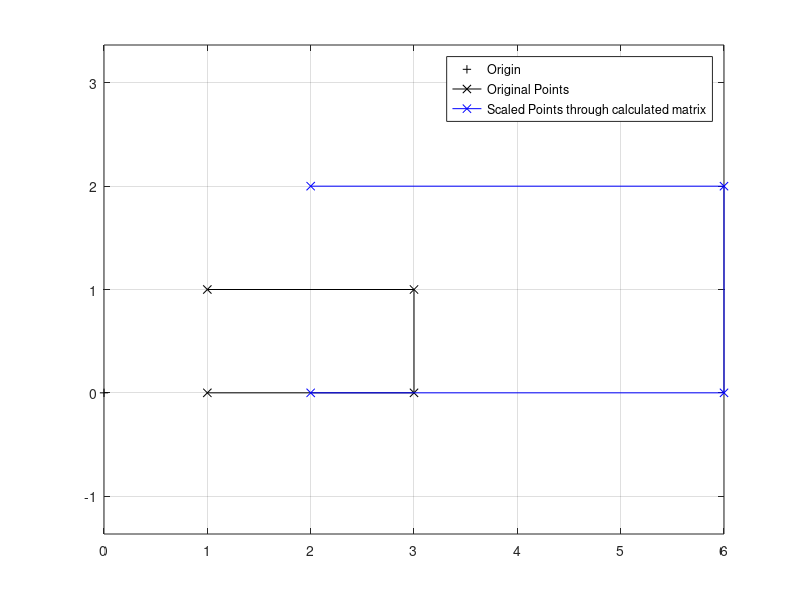

Here is the MATLAB script that generated this plot:
% Set up an array of points
x_points = [1,3,3,1];
y_points = [1,1,0,0];
points = [x_points; y_points];

coord_mat=[2,0;0,2]

for p = 1:size(points,2)
  coord_pts(:,p) = coord_mat * points(:,p);
end

% Plots
clf;
plot(0,0,'+k', 'DisplayName', 'Origin');
hold on; grid on;
plot(points(1,:), points(2,:), 'x-k', 'DisplayName', 'Original Points');
plot(coord_pts(1,:), coord_pts(2,:), 'x-b', 'DisplayName', 'Scaled Points through calculated matrix');
legend show; axis equal;